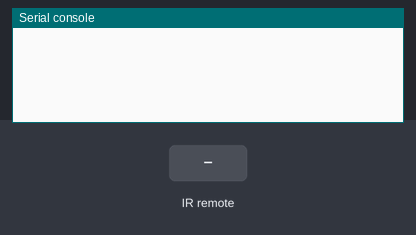
A program run on a simulated Raspberry Pi Pico running MicroPython. On the bench: the last lines printed to the serial console. Inputs (shaded band) come from the test bench.

Above: at 1.2 s.
1.3 s: infrared code 0x45 received
At 1.7 s:
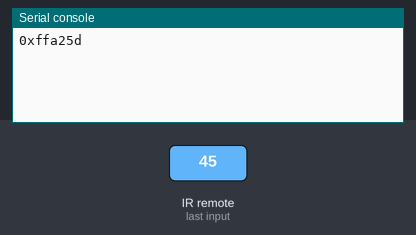
2.8 s: infrared code 0x46 received
At 4.0 s:
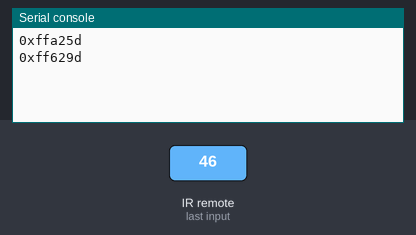
4.3 s: infrared code 0x16 received
At 5.1 s:
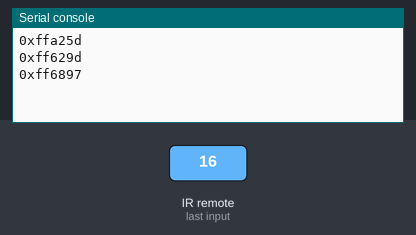
5.8 s: infrared code 0x0C received
At 6.3 s:
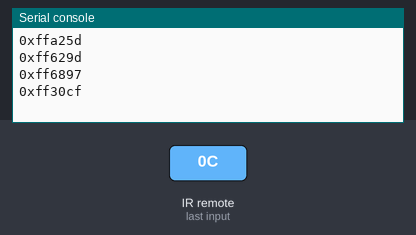

The program:

Project_31.1_Decoded_IR_Signal.py
```python
# Import the infrared decoder.
from irrecvdata import irGetCMD

# Associate the infrared decoder with GP0.
recvPin = irGetCMD(0)

#When infrared key value is obtained, print it out in"Shell".
try:
    while True:
        irValue = recvPin.ir_read() #Call ir_read() to read the value of the pressed key and assign it to IRValue.
        if irValue:
            print(irValue)
except:
    pass
```

Measured:
- after the input at 1.3 s, the serial console: prints a new line at once (image 1)
- after the input at 2.8 s, the serial console: prints a new line at once (image 2)
- after the input at 4.3 s, the serial console: prints a new line at once (image 3)
- after the input at 5.8 s, the serial console: prints a new line at once (image 4)
